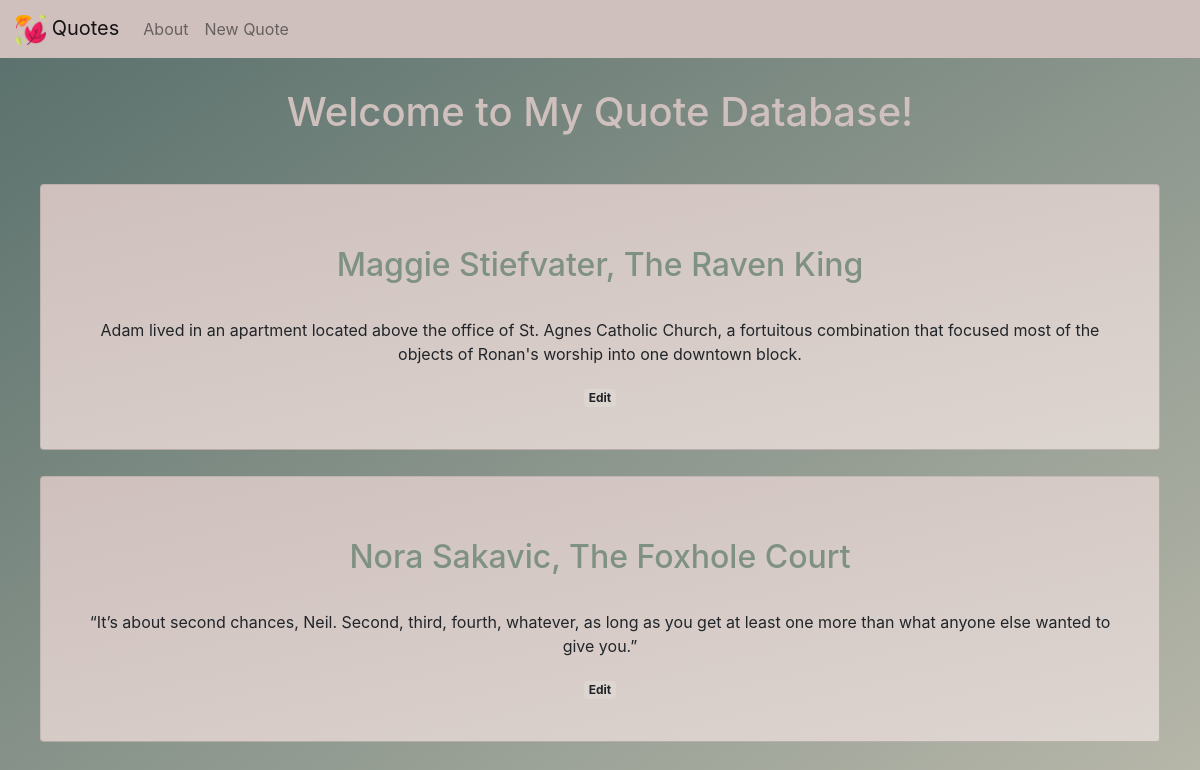
Before: / with the older database file.
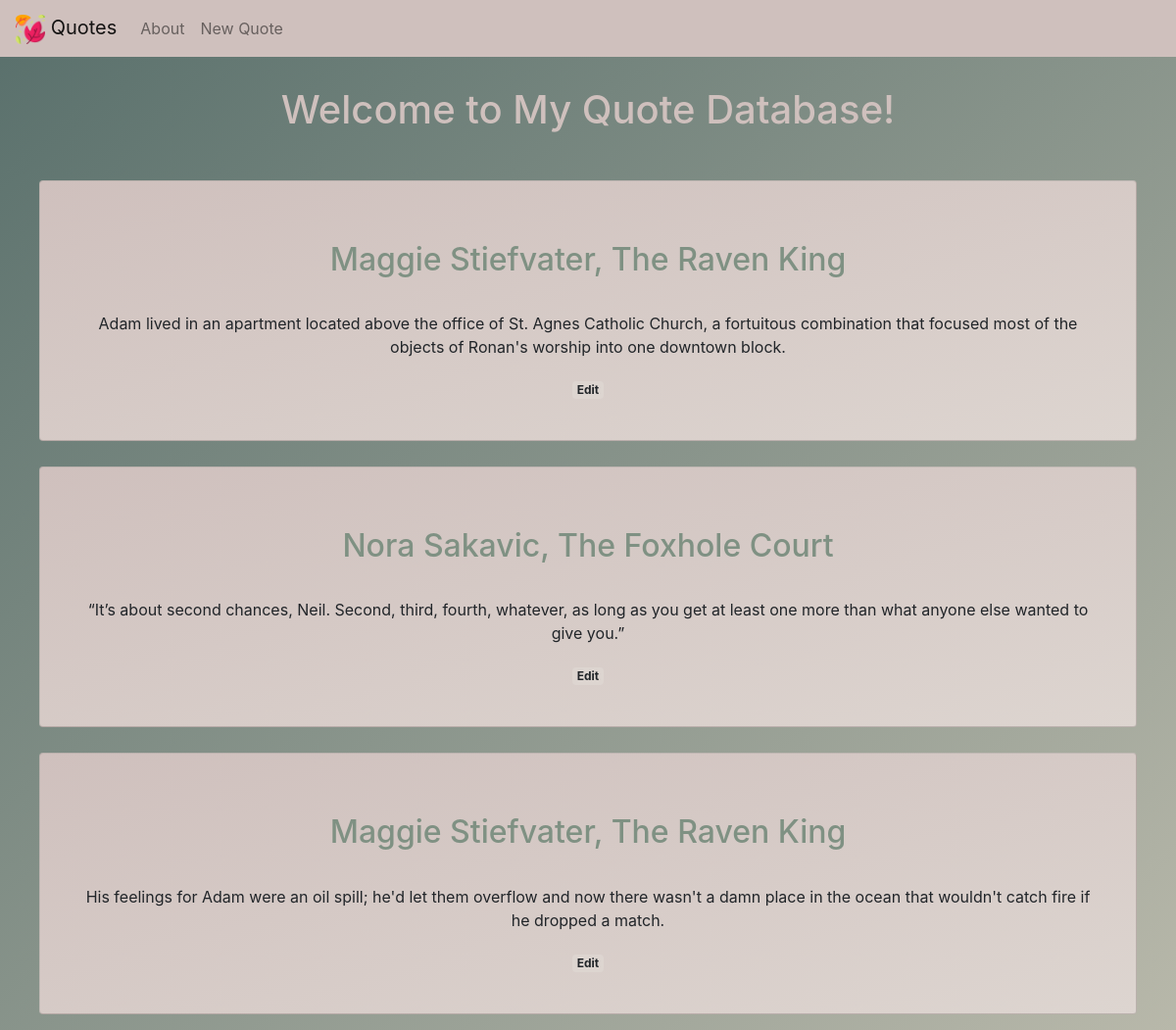
After: the same page with the newer database file.
### tables this page shows
CREATE TABLE posts (
    id INTEGER PRIMARY KEY AUTOINCREMENT,
    created TIMESTAMP NOT NULL DEFAULT CURRENT_TIMESTAMP,
    title TEXT NOT NULL,
    content TEXT NOT NULL
);

### app.py (the view)
@app.route('/')
def index():
    conn = get_db_connection()
    posts = conn.execute('SELECT * FROM posts').fetchall()
    conn.close()
    return render_template('index.html', posts=posts)

### app.py (called while the page is built)
def get_db_connection():
    conn = sqlite3.connect('database.db')
    conn.row_factory = sqlite3.Row
    return conn

### templates/index.html
{% extends 'base.html' %}
{% block content %}
    <h1>{% block title %} Welcome to My Quote Database! {% endblock %}</h1>
    <div class="row">
        {% for post in posts %}
            <div class="card w-auto p-3 mb-3 text-center">
                    <div class="card-body">
                        <a href="{{ url_for('post', post_id=post['id']) }}">
                            <h2 class="card-title">{{ post['title'] }}</h2>
                        </a>
                        <p class="card-text">{{ post['content'] }}</p>
                        <a href="{{ url_for('edit', id=post['id']) }}">
                            <span class="badge badge-warning" style="background-color: #DDD5D0;">Edit</span>
                        </a>
                    </div>
            </div>
        {% endfor %}
    </div>
{% endblock %}

### templates/base.html (shortened to what this page needs)
<!doctype html>
<html lang="en">
    <head>
    <link rel="stylesheet" href="{{ url_for('static', filename= 'css/style.css') }}">
    <link rel="stylesheet" href="https://stackpath.bootstrapcdn.com/bootstrap/4.3.1/css/bootstrap.min.css">
    <link rel="stylesheet" href="https://use.fontawesome.com/releases/v5.8.1/css/all.css">
    </head>
    <body>
    <nav class="navbar navbar-expand-md navbar-light" style="background-color: #CFC0BD;">
        <a class="navbar-brand" href="{{ url_for('index')}}">
            <img src="static/css/leaves.png" width="30" height="30" alt="">
            Quotes
        </a>
        <div class="collapse navbar-collapse" id="navbarNav">
            <ul class="navbar-nav">
            <li class="nav-item">
                <a class="nav-link" href="{{url_for('about')}}">About</a>
            </li>
            <li class="nav-item">
                <a class="nav-link" href="{{url_for('create')}}">New Quote</a>
            </li>
            </ul>
        </div>
    </nav>
    <div class="container">
        {% block content %} {% endblock %}
    </div>
    </body>
</html>

### static/css/style.css (style rules this page uses)
* { margin:0; padding:0; box-sizing: border-box; text-align: center; }
body { min-height:100vh; transition: 0.5s; transition-timing-function: ease-in; background-image: linear-gradient(to right bottom, #586F6B, #B8B8AA); }
.text-center { text-align: center; }
.card-text { padding: 2px; }
.card-body { margin: 5px; }
.card { margin: 10px; float: none; background-image: linear-gradient(to right bottom, #CFC0BD,#DDD5D0); }
h1 { border: 5px #FFFF; color: #CFC0BD; text-align: center; padding: 30px; }
h2 { color: #7F9183; padding: 20px; }
.nav-link { color: #7F9183; }

Changed rows visible on the page:
added posts: title "Maggie Stiefvater, The Raven King", content "His feelings for Adam were an oil spill; he'd let them overflow and now there wasn't a damn place in the ocean that wouldn't catch fire if he dropped a match."
